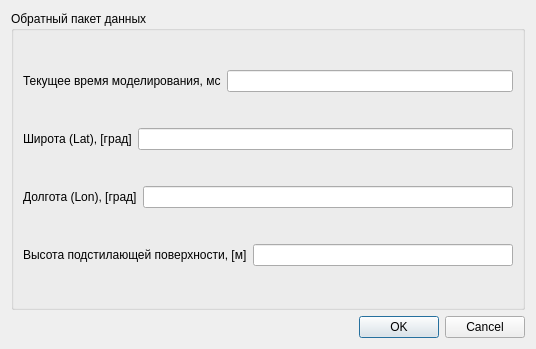
<?xml version="1.0" encoding="UTF-8"?>
<ui version="4.0">
 <class>backwardW</class>
 <widget class="QDialog" name="backwardW">
  <property name="windowModality">
   <enum>Qt::ApplicationModal</enum>
  </property>
  <property name="geometry">
   <rect>
    <x>0</x>
    <y>0</y>
    <width>536</width>
    <height>349</height>
   </rect>
  </property>
  <property name="windowTitle">
   <string>Обратный пакет данных</string>
  </property>
  <layout class="QVBoxLayout" name="verticalLayout_2">
   <item>
    <widget class="QGroupBox" name="groupBox">
     <property name="title">
      <string>Обратный пакет данных</string>
     </property>
     <layout class="QVBoxLayout" name="verticalLayout">
      <item>
       <layout class="QHBoxLayout" name="horizontalLayout">
        <item>
         <widget class="QLabel" name="label">
          <property name="text">
           <string>Текущее время моделирования, мс</string>
          </property>
         </widget>
        </item>
        <item>
         <widget class="QLineEdit" name="simulation_timeLE"/>
        </item>
       </layout>
      </item>
      <item>
       <layout class="QHBoxLayout" name="horizontalLayout_2">
        <item>
         <widget class="QLabel" name="label_2">
          <property name="text">
           <string>Широта (Lat), [град]</string>
          </property>
         </widget>
        </item>
        <item>
         <widget class="QLineEdit" name="lat_le">
          <property name="alignment">
           <set>Qt::AlignBottom|Qt::AlignLeading|Qt::AlignLeft</set>
          </property>
         </widget>
        </item>
       </layout>
      </item>
      <item>
       <layout class="QHBoxLayout" name="horizontalLayout_3">
        <item>
         <widget class="QLabel" name="label_3">
          <property name="text">
           <string>Долгота (Lon), [град]</string>
          </property>
         </widget>
        </item>
        <item>
         <widget class="QLineEdit" name="lon_le"/>
        </item>
       </layout>
      </item>
      <item>
       <layout class="QHBoxLayout" name="horizontalLayout_4">
        <item>
         <widget class="QLabel" name="label_4">
          <property name="text">
           <string>Высота подстилающей поверхности, [м]</string>
          </property>
         </widget>
        </item>
        <item>
         <widget class="QLineEdit" name="h_le"/>
        </item>
       </layout>
      </item>
     </layout>
    </widget>
   </item>
   <item>
    <widget class="QDialogButtonBox" name="buttonBox">
     <property name="orientation">
      <enum>Qt::Horizontal</enum>
     </property>
     <property name="standardButtons">
      <set>QDialogButtonBox::Cancel|QDialogButtonBox::Ok</set>
     </property>
    </widget>
   </item>
  </layout>
 </widget>
 <resources/>
 <connections>
  <connection>
   <sender>buttonBox</sender>
   <signal>accepted()</signal>
   <receiver>backwardW</receiver>
   <slot>accept()</slot>
   <hints>
    <hint type="sourcelabel">
     <x>248</x>
     <y>254</y>
    </hint>
    <hint type="destinationlabel">
     <x>157</x>
     <y>274</y>
    </hint>
   </hints>
  </connection>
  <connection>
   <sender>buttonBox</sender>
   <signal>rejected()</signal>
   <receiver>backwardW</receiver>
   <slot>reject()</slot>
   <hints>
    <hint type="sourcelabel">
     <x>316</x>
     <y>260</y>
    </hint>
    <hint type="destinationlabel">
     <x>286</x>
     <y>274</y>
    </hint>
   </hints>
  </connection>
 </connections>
</ui>
